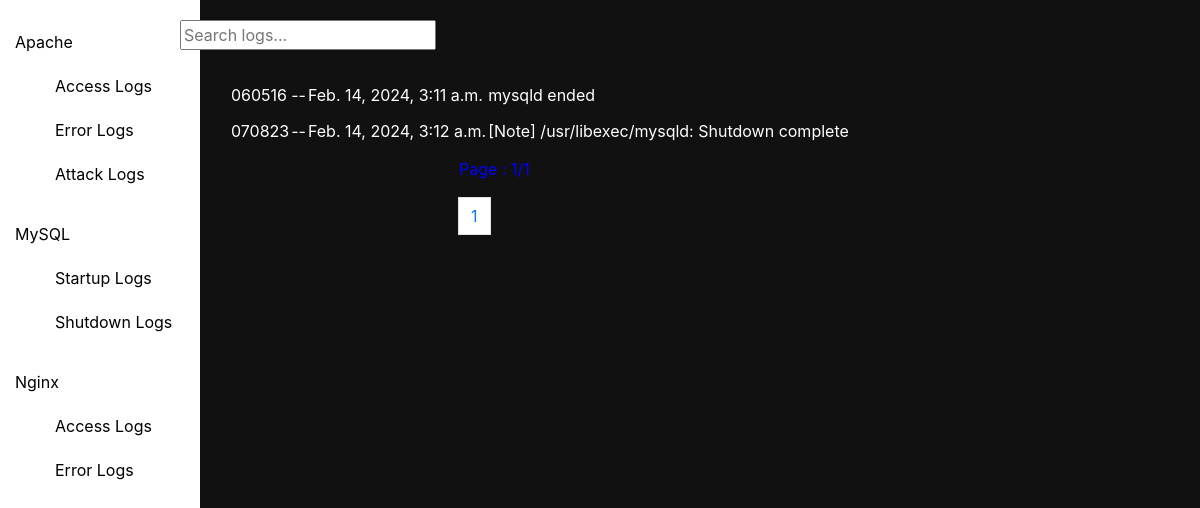
The app's page /mysql_shutdown_logs with its own data.
### log_app/models.py (models this page shows, shortened)
class MysqlShutdownLogs(models.Model):
    message = models.TextField()
    service = models.CharField(max_length=100)
    created_at = models.DateTimeField(auto_now_add=True)

### log_app/views.py (the view)
# urls.py: path('mysql_shutdown_logs', views.mysql_shutdown_logs, name='mysql_shutdown_logs'),
def mysql_shutdown_logs(request):
    logs = MysqlShutdownLogs.objects.all()
    page = Paginator(logs,10)
    page_list = request.GET.get('page')
    page = page.get_page(page_list)
    context = {
        'page': page,
    }
    return render(request, "mysql_shutdown.html", context)

### templates/mysql_shutdown.html (shortened to what this page needs)
<!DOCTYPE>
<html lang="en">
    <head>
        <link rel="stylesheet" href="https://cdn.jsdelivr.net/npm/bootstrap@4.0.0/dist/css/bootstrap.min.css">
    </head>
    <body>
        <div class="container">
            <div class="row">
                <div class="col-md-4">
                    <div class="sidebar">
                        <a href="apache" onclick="loadLogs('apache')">Apache</a>
                        <ul>
                            <a href="apache_access_logs" onclick="loadLogs('apache_access_logs')">Access Logs</a>
                            <a href="apache_error_logs" onclick="loadLogs('apache_error_logs')">Error Logs</a>
                            <a href="apache_attack_logs" onclick="loadLogs('apache_attack_logs')">Attack Logs</a>
                        </ul>
                        <a href="mysql_logs" onclick="loadLogs('mysql_logs')">MySQL</a>
                        <ul>
                            <a href="mysql_startup_logs" onclick="loadLogs('mysql_startup_logs')">Startup Logs</a>
                            <a href="mysql_shutdown_logs" onclick="loadLogs('mysql_shutdown_logs')">Shutdown Logs</a>
                        </ul>
                        <a href="nginx_logs" onclick="loadLogs('nginx_logs')">Nginx</a>
                        <ul>
                            <a href="nginx_access_logs" onclick="loadLogs('nginx_access_logs')">Access Logs</a>
                            <a href="nginx_error_logs" onclick="loadLogs('nginx_error_logs')">Error Logs</a>
                        </ul>
                    </div>
                </div>
                <div class="col-md-8">
                    <div class="search">
                        <input type="text" placeholder="Search logs...">
                        <div class="content">
                        <table>
                            <tbody>
                            {% for log in page %}
                                <tr>
                                    <td>{{log.service}}</td>
                                    <td>--</td>
                                    <td>{{log.created_at}}</td>
                                    <td>{{log.message}}</td>
                                </tr>
                            {% endfor %}
                            </tbody>
                        </table>
                            </div>
                        <div class="offset-md-5">
                            <p>Page : {{page.number}}/{{page.paginator.num_pages}}</p>
                        <nav aria-label="Page navigation example">
                          <ul class="pagination">
                              {% for num_page in page.paginator.page_range %}
                              <br>
                              {% if page.number == num_page %}
                            <li class="page-item"><a class="page-link" href="{% url 'mysql_shutdown_logs' %}?page={{num_page}}">{{ num_page }}</a></li>
                              {% else %}
                              <li class="page-item"><a class="page-link" href="{% url 'mysql_shutdown_logs' %}?page={{num_page}}">{{ num_page }}</a></li>
                              {% endif %}
                              <br>
                              {%  endfor %}
                          </ul>
                        </nav>
                        </div>
                    </div>
                </div>
            </div>
        </div>
    </body>
</html>

### templates/mysql_shutdown.html (style rules this page uses)
body { background-color: #111; }
.sidebar { height: 100%; width: 200px; position: fixed; top: 0; left: 0; background-color: white; overflow-x: hidden; padding-top: 20px; }
.sidebar a { padding: 10px 15px; text-decoration: none; font-size: 16px; color: black; display: block; }
.search { top: 0; left: 15%; color: #111; position: fixed; overflow-x: hidden; padding-top: 20px; }
.content { padding-top: 20px; padding-left: 50px; }
.content table td { color: white; padding-top: 15px; }
.offset-md-5 p { color: blue; padding-top: 15px; }

### records on screen
MysqlShutdownLogs: service "060516", created_at "Feb. 14, 2024, 3:11 a.m.", message "mysqld ended"
MysqlShutdownLogs: service "070823", created_at "Feb. 14, 2024, 3:12 a.m.", message "[Note] /usr/libexec/mysqld: Shutdown complete"

### other values on screen
{{ num_page }} "1"
